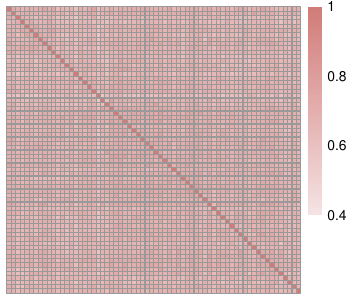

Recreate this plot in R.
library(stringr)
library(tidyr)
library(dplyr)
library(data.table)


rm(list =ls())


d5 = read.csv("eFig 1i.csv")
names(d5)
d7 = reshape2::dcast(d5[,c( "protein" , "batch","IS")]%>%distinct(), protein ~ batch, value.var = "IS")

d7[,2:ncol(d7)] = lapply(d7[,2:ncol(d7)], log2)
cor=sapply(d7[,2:ncol(d7)],function(x){sapply(d7[,2:ncol(d7)],function(y){cor.test(x,y,method="spearman")[["estimate"]][["rho"]]})})
p=sapply(d7[,2:ncol(d7)],function(x){sapply(d7[,2:ncol(d7)],function(y){cor.test(x,y,method="spearman")[["p.value"]]})})
range(cor)

write.csv(cor,"IS_C_rho.csv",row.names = T)
write.csv(p,"IS_C_p_spearman.csv",row.names = T)

cor = read.csv("IS_C_rho.csv", row.names = 1)
cor1 = as.data.frame(cor)
for(i in 1:ncol(cor1)){cor1[i,i]=NA}
range(cor1, na.rm=T)
cor2 = reshape2::melt(cor1, measure.vars=1:66)
median(cor2$value, na.rm=T)

d<-read.csv("IS_C_rho.csv", row.names = 1)
library(pheatmap)
bk <- c(seq(0.4,1,by=0.01))

pdf("eFig 1i.pdf", width = 3.5, height = 3)
pheatmap(cor,scale = "none",cluster_col = F,cluster_rows=F,
         color = c(colorRampPalette(colors = c("#F5E3E3","#d17b78"))(length(bk))),
         legend_breaks=seq(0.4,1,0.2),
         breaks=bk,
         clustering_distance_rows = F,
         cluster_cols = F,
         show_colnames = F,
         show_rownames = F)
dev.off()
